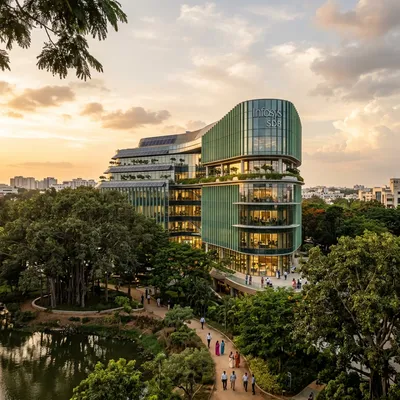
#> input picture assets/hero-bg-400w.webp, 400 x 400 px; its folder holds only this picture in this run
$ python -i resolve_ai_roughcut_gui.py   (imports and definitions only)   (Python 2 division)   (older library calls are emulated)
#> lines starting #> are read from the running program, lines starting #| are printed output that depends on the picture
"""
Resolve AI RoughCut with GUI (Resolve 20 Studio)

Workflow:
1) Select the timeline clips you want (single-camera, timeline items).
2) Tag them in the Edit page by setting their clip color (e.g. Yellow).
3) Run this script from DaVinci Resolve. Adjust settings in the GUI.
4) Click "Run AI RoughCut" to create a new timeline containing the most stable segments.
"""

from __future__ import annotations

import base64
import json
import os
import re
import shutil
import subprocess
import tempfile
import time
import urllib.parse
import urllib.request
from dataclasses import dataclass
from typing import Any, Dict, List, Optional, Tuple

# We will import Resolve script module dynamically
# [55 lines left out: functions _import_davinci_resolve_script, append_log, not called in this run]


@dataclass(frozen=True)
class ClipSelection:
    timeline_item: Any
    media_pool_item: Any
    source_path: str
    source_start_time: float
    source_end_time: float
    source_start_frame: int
    source_end_frame: int
    clip_start_frame: int  # Starting frame offset of the raw file (to handle non-zero timecodes)
    fps: float


# [113 lines left out: functions _parse_float_from_frame_rate, _best_effort_source_path, _normalize_filesystem_path, _ffmpeg_extract_sample_frames, not called in this run]


def _frame_metrics_cv2(frames: List[str]) -> Tuple[List[float], List[float]]:
    import cv2  # type: ignore
    import numpy as np  # type: ignore

    blur_vars: List[float] = []
    prev_gray = None
    motion_means: List[float] = []

    for idx, fp in enumerate(frames):
        img = cv2.imread(fp)
        if img is None:
            raise RuntimeError(f"Failed to read frame image: {fp}")
        gray = cv2.cvtColor(img, cv2.COLOR_BGR2GRAY)
        blur = float(cv2.Laplacian(gray, cv2.CV_64F).var())
        blur_vars.append(blur)

        if prev_gray is not None:
            diff = cv2.absdiff(gray, prev_gray)
            motion = float(np.mean(diff))
            motion_means.append(motion)
        prev_gray = gray

    return blur_vars, motion_means


# [595 lines left out: functions _pick_best_stable_segment_local, _call_gemini_pick_candidate, _select_clips_by_color, _build_clip_selection, show_ui, not called in this run]


# [2 lines not run here, left out]

>>> import cv2
>>> picture = cv2.imread('../assets/hero-bg-400w.webp', cv2.IMREAD_GRAYSCALE)
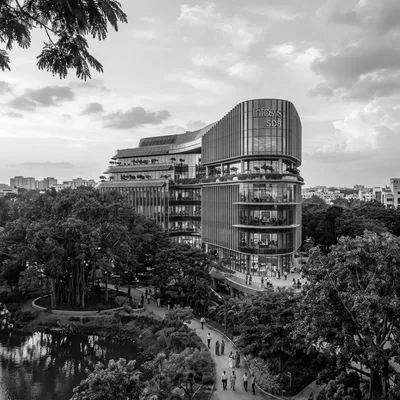
#> picture: shape (400, 400); min 0, max 254, mean 115.9
#> (the run stopped early here; a loop or call above may not have finished)
